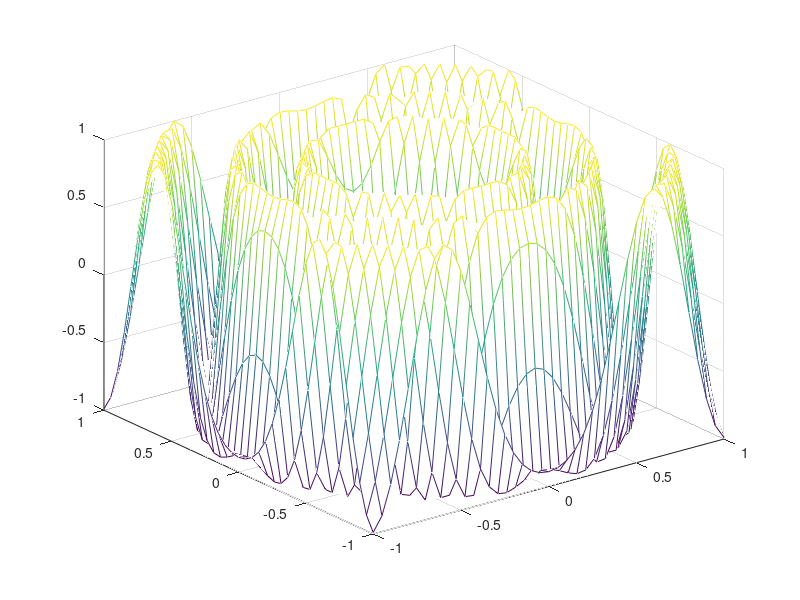

Write the MATLAB code that produced this figure.
% animation.m

clear all;
[X,Y] = meshgrid(-1:0.05:1,-1:0.05:1);

for j = 1:60
    Z = cos(j^0.5*pi*exp(-X.^2-Y.^2));
    mesh(X,Y,Z);
    %surf(X,Y,Z);
    shading interp
    F(j) = getframe;
end
% Abspielen des Movies
movie(F,1);